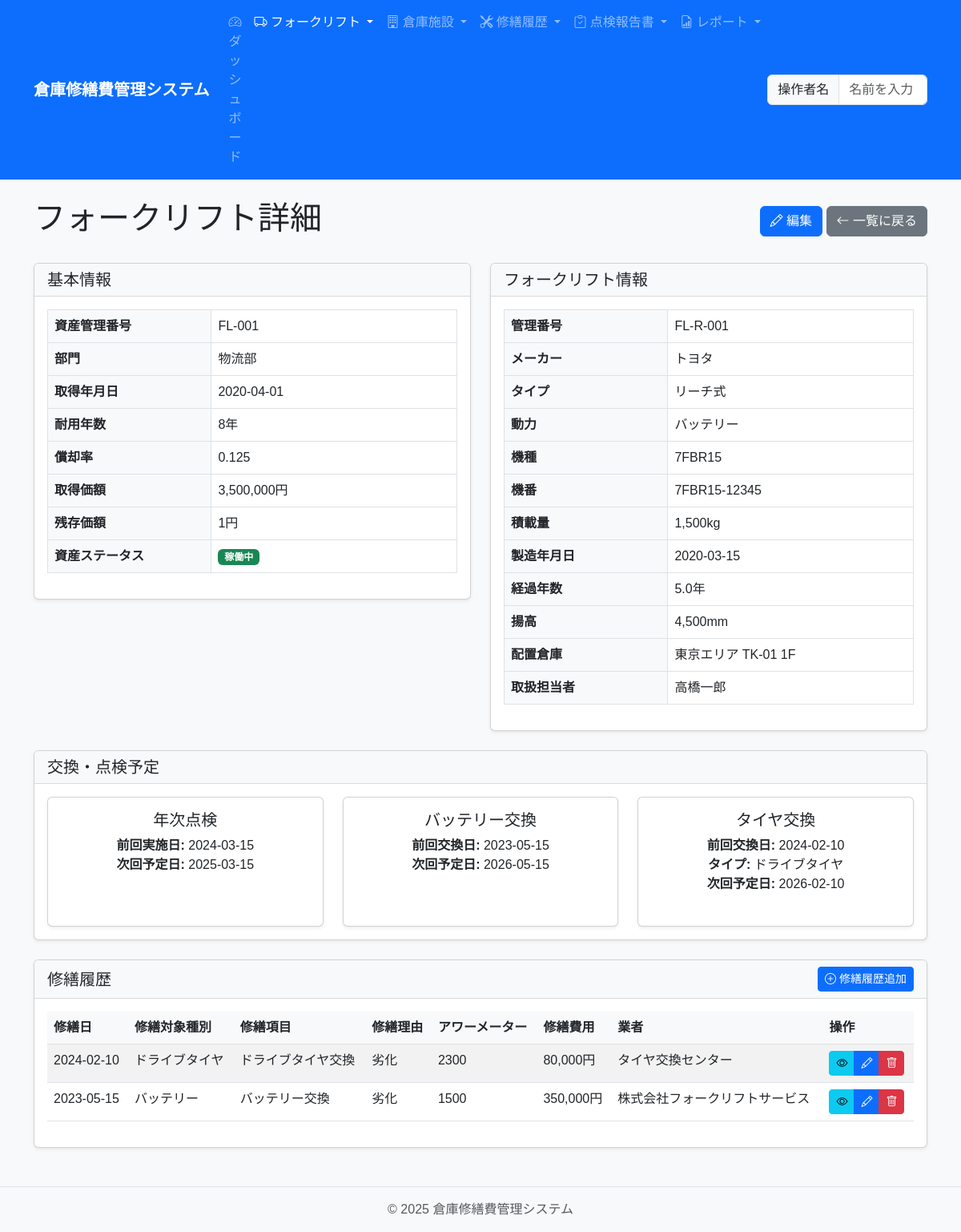
/forklift/1, run on the app's committed database.
### app/models/forklift.py (models this page shows, shortened)
class Forklift(Asset):
    __tablename__ = 'forklifts'
    management_number = db.Column(db.String(50), unique=True, nullable=False, index=True)
    manufacturer = db.Column(db.String(50), nullable=False)
    forklift_type = db.Column(db.String(20), nullable=False)  # reach, counter
    power_source = db.Column(db.String(20), nullable=False)  # battery, diesel, gasoline, lpg
    model = db.Column(db.String(50), nullable=False)
    serial_number = db.Column(db.String(50), nullable=False)
    load_capacity = db.Column(db.Integer, nullable=False)  # kg
    manufacture_date = db.Column(db.Date, nullable=False)
    lift_height = db.Column(db.Integer, nullable=False)  # mm
    warehouse_group = db.Column(db.String(50), nullable=False)
    warehouse_number = db.Column(db.String(50), nullable=False)
    floor = db.Column(db.String(10), nullable=False)
    operator = db.Column(db.String(50))
    updated_by = db.Column(db.String(100))
    repairs = db.relationship('ForkliftRepair', back_populates='forklift', cascade='all, delete-orphan')
    @hybrid_property
    def elapsed_years(self):
        if not self.manufacture_date:
            return None
        current_date = Config.CURRENT_DATE
        delta = current_date - datetime.combine(self.manufacture_date, datetime.min.time())
        return delta.days / 365.25
    @property
    def type_name(self):
        return Config.FORKLIFT_TYPE_NAMES.get(self.forklift_type, self.forklift_type)
    @property
    def power_source_name(self):
        return Config.POWER_SOURCE_NAMES.get(self.power_source, self.power_source)

class ForkliftPrediction(db.Model):
    __tablename__ = 'forklift_predictions'
    id = db.Column(db.Integer, primary_key=True)
    forklift_id = db.Column(db.Integer, db.ForeignKey('forklifts.id'), nullable=False)
    annual_inspection_date = db.Column(db.Date)
    next_annual_inspection_date = db.Column(db.Date)
    battery_replacement_date = db.Column(db.Date)
    next_battery_replacement_date = db.Column(db.Date)
    tire_replacement_date = db.Column(db.Date)
    tire_type = db.Column(db.String(50))  # summer, winter, drive, caster
    next_tire_replacement_date = db.Column(db.Date)
    created_at = db.Column(db.DateTime, default=datetime.utcnow)
    updated_at = db.Column(db.DateTime, default=datetime.utcnow, onupdate=datetime.utcnow)
    updated_by = db.Column(db.String(100))
    annual_inspection_status = db.Column(db.String(20))  # passed, failed, pending
    annual_inspection_notes = db.Column(db.Text)
    forklift = db.relationship('Forklift')

class ForkliftRepair(db.Model):
    __tablename__ = 'forklift_repairs'
    id = db.Column(db.Integer, primary_key=True)
    repair_date = db.Column(db.Date, nullable=False, index=True)
    forklift_id = db.Column(db.Integer, db.ForeignKey('forklifts.id'), nullable=False)
    target_management_number = db.Column(db.String(50), nullable=False)
    contractor = db.Column(db.String(100), nullable=False)
    repair_target_type = db.Column(db.String(50), nullable=False)
    repair_item = db.Column(db.String(200), nullable=False)
    repair_cost = db.Column(db.Integer, nullable=False)
    repair_reason = db.Column(db.String(50), nullable=False)
    hour_meter = db.Column(db.Integer)  # 修繕時のアワーメーター値
    photo_path = db.Column(db.String(255))
    quotation_path = db.Column(db.String(255))
    approval_document_path = db.Column(db.String(255))
    completion_report_path = db.Column(db.String(255))
    notes = db.Column(db.Text)
    operator = db.Column(db.String(100), nullable=False)
    version = db.Column(db.Integer, nullable=False, default=1)
    created_at = db.Column(db.DateTime, default=datetime.utcnow)
    updated_at = db.Column(db.DateTime, default=datetime.utcnow, onupdate=datetime.utcnow)
    updated_by = db.Column(db.String(100))
    forklift = db.relationship('Forklift', back_populates='repairs')
    @property
    def repair_target_type_name(self):
        return Config.REPAIR_TARGET_TYPE_NAMES.get(self.repair_target_type, self.repair_target_type)
    @property
    def repair_reason_name(self):
        return Config.REPAIR_REASON_NAMES.get(self.repair_reason, self.repair_reason)

### app/routes/forklift.py (the view)
@forklift_bp.route('/<int:id>')
def view(id):
    forklift = Forklift.query.get_or_404(id)
    repairs = ForkliftRepair.query.filter_by(forklift_id=id).order_by(ForkliftRepair.repair_date.desc()).all()
    prediction = ForkliftPrediction.query.filter_by(forklift_id=id).first()
    return render_template('forklift/view.html',
                          forklift=forklift,
                          repairs=repairs,
                          prediction=prediction)

### app/models/asset.py (called while the page is built)
    @property
    def status_name(self):
        return Config.ASSET_STATUS_NAMES.get(self.asset_status, self.asset_status)

### app/templates/forklift/view.html (shortened to what this page needs)
{% extends "base.html" %}
{% block content %}
<div class="d-flex justify-content-between align-items-center mb-4">
    <h1>フォークリフト詳細</h1>
    <div>
        <a href="{{ url_for('forklift.edit', id=forklift.id) }}" class="btn btn-primary">
            <i class="bi bi-pencil"></i> 編集
        </a>
        <a href="{{ url_for('forklift.index') }}" class="btn btn-secondary">
            <i class="bi bi-arrow-left"></i> 一覧に戻る
        </a>
    </div>
</div>
<div class="row">
    <div class="col-md-6">
        <div class="card mb-4">
            <div class="card-header">
                <h5 class="card-title mb-0">基本情報</h5>
            </div>
            <div class="card-body">
                <table class="table table-bordered">
                    <tr>
                        <th style="width: 40%">資産管理番号</th>
                        <td>{{ forklift.asset_management_number }}</td>
                    </tr>
                    <tr>
                        <th>部門</th>
                        <td>{{ forklift.department }}</td>
                    </tr>
                    <tr>
                        <th>取得年月日</th>
                        <td>{{ forklift.acquisition_date.strftime('%Y-%m-%d') }}</td>
                    </tr>
                    <tr>
                        <th>耐用年数</th>
                        <td>{{ forklift.useful_life }}年</td>
                    </tr>
                    <tr>
                        <th>償却率</th>
                        <td>{{ forklift.depreciation_rate }}</td>
                    </tr>
                    <tr>
                        <th>取得価額</th>
                        <td>{{ "{:,}".format(forklift.acquisition_cost) }}円</td>
                    </tr>
                    <tr>
                        <th>残存価額</th>
                        <td>{{ "{:,}".format(forklift.residual_value) }}円</td>
                    </tr>
                    <tr>
                        <th>資産ステータス</th>
                        <td>
                            <span class="badge {% if forklift.asset_status == 'active' %}bg-success{% elif forklift.asset_status == 'under_repair' %}bg-warning{% else %}bg-secondary{% endif %}">
                                {{ forklift.status_name }}
                            </span>
                        </td>
                    </tr>
                </table>
            </div>
        </div>
    </div>
    <div class="col-md-6">
        <div class="card mb-4">
            <div class="card-header">
                <h5 class="card-title mb-0">フォークリフト情報</h5>
            </div>
            <div class="card-body">
                <table class="table table-bordered">
                    <tr>
                        <th style="width: 40%">管理番号</th>
                        <td>{{ forklift.management_number }}</td>
                    </tr>
                    <tr>
                        <th>メーカー</th>
                        <td>{{ forklift.manufacturer }}</td>
                    </tr>
                    <tr>
                        <th>タイプ</th>
                        <td>{{ forklift.type_name }}</td>
                    </tr>
                    <tr>
                        <th>動力</th>
                        <td>{{ forklift.power_source_name }}</td>
                    </tr>
                    <tr>
                        <th>機種</th>
                        <td>{{ forklift.model }}</td>
                    </tr>
                    <tr>
                        <th>機番</th>
                        <td>{{ forklift.serial_number }}</td>
                    </tr>
                    <tr>
                        <th>積載量</th>
                        <td>{{ "{:,}".format(forklift.load_capacity) }}kg</td>
                    </tr>
                    <tr>
                        <th>製造年月日</th>
                        <td>{{ forklift.manufacture_date.strftime('%Y-%m-%d') }}</td>
                    </tr>
                    <tr>
                        <th>経過年数</th>
                        <td>{{ "%.1f"|format(forklift.elapsed_years) }}年</td>
                    </tr>
                    <tr>
                        <th>揚高</th>
                        <td>{{ "{:,}".format(forklift.lift_height) }}mm</td>
                    </tr>
                    <tr>
                        <th>配置倉庫</th>
                        <td>{{ forklift.warehouse_group }} {{ forklift.warehouse_number }} {{ forklift.floor }}</td>
                    </tr>
                    <tr>
                        <th>取扱担当者</th>
                        <td>{{ forklift.operator or '-' }}</td>
                    </tr>
                </table>
            </div>
        </div>
    </div>
</div>
{% if prediction %}
<div class="card mb-4">
    <div class="card-header">
        <h5 class="card-title mb-0">交換・点検予定</h5>
    </div>
    <div class="card-body">
        <div class="row">
            <div class="col-md-4">
                <div class="card h-100">
                    <div class="card-body text-center">
                        <h5 class="card-title">年次点検</h5>
                        <p class="card-text">
                            {% if prediction.annual_inspection_date %}
                            <strong>前回実施日:</strong> {{ prediction.annual_inspection_date.strftime('%Y-%m-%d') }}<br>
                            {% endif %}
                            {% if prediction.next_annual_inspection_date %}
                            <strong>次回予定日:</strong> {{ prediction.next_annual_inspection_date.strftime('%Y-%m-%d') }}
                            {% else %}
                            <span class="text-muted">予定なし</span>
                            {% endif %}
                        </p>
                    </div>
                </div>
            </div>
            <div class="col-md-4">
                <div class="card h-100">
                    <div class="card-body text-center">
                        <h5 class="card-title">バッテリー交換</h5>
                        <p class="card-text">
                            {% if prediction.battery_replacement_date %}
                            <strong>前回交換日:</strong> {{ prediction.battery_replacement_date.strftime('%Y-%m-%d') }}<br>
                            {% endif %}
                            {% if prediction.next_battery_replacement_date %}
                            <strong>次回予定日:</strong> {{ prediction.next_battery_replacement_date.strftime('%Y-%m-%d') }}
                            {% else %}
                            <span class="text-muted">予定なし</span>
                            {% endif %}
                        </p>
                    </div>
                </div>
            </div>
            <div class="col-md-4">
                <div class="card h-100">
                    <div class="card-body text-center">
                        <h5 class="card-title">タイヤ交換</h5>
                        <p class="card-text">
                            {% if prediction.tire_replacement_date %}
                            <strong>前回交換日:</strong> {{ prediction.tire_replacement_date.strftime('%Y-%m-%d') }}<br>
                            <strong>タイプ:</strong> {{ "ドライブタイヤ" if prediction.tire_type == "drive" else "キャスタータイヤ" }}<br>
                            {% endif %}
                            {% if prediction.next_tire_replacement_date %}
                            <strong>次回予定日:</strong> {{ prediction.next_tire_replacement_date.strftime('%Y-%m-%d') }}
                            {% else %}
                            <span class="text-muted">予定なし</span>
                            {% endif %}
                        </p>
                    </div>
                </div>
            </div>
        </div>
    </div>
</div>
{% endif %}
<div class="card mb-4">
    <div class="card-header d-flex justify-content-between align-items-center">
        <h5 class="card-title mb-0">修繕履歴</h5>
        <a href="{{ url_for('forklift.add_repair', id=forklift.id) }}" class="btn btn-sm btn-primary">
            <i class="bi bi-plus-circle"></i> 修繕履歴追加
        </a>
    </div>
    <div class="card-body">
        {% if repairs %}
        <div class="table-responsive">
            <table class="table table-striped table-hover">
                <thead>
                    <tr>
                        <th>修繕日</th>
                        <th>修繕対象種別</th>
                        <th>修繕項目</th>
                        <th>修繕理由</th>
                        <th>アワーメーター</th>
                        <th>修繕費用</th>
                        <th>業者</th>
                        <th>操作</th>
                    </tr>
                </thead>
                <tbody>
                    {% for repair in repairs %}
                    <tr>
                        <td>{{ repair.repair_date.strftime('%Y-%m-%d') }}</td>
                        <td>{{ repair.repair_target_type_name }}</td>
                        <td>{{ repair.repair_item }}</td>
                        <td>{{ repair.repair_reason_name }}</td>
                        <td>{{ repair.hour_meter or '-' }}</td>
                        <td>{{ "{:,}".format(repair.repair_cost) }}円</td>
                        <td>{{ repair.contractor }}</td>
                        <td>
                            <div class="btn-group btn-group-sm">
                                <a href="{{ url_for('repair.view_forklift_repair', id=repair.id) }}" class="btn btn-info">
                                    <i class="bi bi-eye"></i>
                                </a>
                                <a href="{{ url_for('repair.edit_forklift_repair', id=repair.id) }}" class="btn btn-primary">
                                    <i class="bi bi-pencil"></i>
                                </a>
                                <button type="button" class="btn btn-danger" data-bs-toggle="modal" data-bs-target="#deleteRepairModal{{ repair.id }}">
                                    <i class="bi bi-trash"></i>
                                </button>
                            </div>
                        </td>
                    </tr>
                    {% endfor %}
                </tbody>
            </table>
        </div>
        {% else %}
        <p class="text-center my-3">修繕履歴はありません。</p>
        {% endif %}
    </div>
</div>
{% endblock %}

### app/static/css/style.css (style rules this page uses)
body { font-family: "MS Gothic", "Yu Gothic", sans-serif; background-color: #f8f9fa; }
.card { box-shadow: 0 0.125rem 0.25rem rgba(0, 0, 0, 0.075); margin-bottom: 1.5rem; }
.card-header { background-color: #f8f9fa; border-bottom: 1px solid rgba(0, 0, 0, 0.125); }
.table th { background-color: #f8f9fa; }

### data on the page
Forklift: asset_management_number "FL-001", department "物流部", acquisition_date "2020-04-01", useful_life "8", depreciation_rate "0.125", acquisition_cost "3,500,000", residual_value "1", status_name "稼働中", management_number "FL-R-001", manufacturer "トヨタ", type_name "リーチ式", power_source_name "バッテリー", model "7FBR15", serial_number "7FBR15-12345", load_capacity "1,500", manufacture_date "2020-03-15", elapsed_years "5.0", lift_height "4,500", warehouse_group "東京エリア", warehouse_number "TK-01", floor "1F", operator "高橋一郎"
ForkliftPrediction: annual_inspection_date "2024-03-15", next_annual_inspection_date "2025-03-15", battery_replacement_date "2023-05-15", next_battery_replacement_date "2026-05-15", tire_replacement_date "2024-02-10", tire_type "ドライブタイヤ", next_tire_replacement_date "2026-02-10"
ForkliftRepair: repair_date "2024-02-10", repair_target_type_name "ドライブタイヤ", repair_item "ドライブタイヤ交換", repair_reason_name "劣化", hour_meter "2300", repair_cost "80,000", contractor "タイヤ交換センター"
ForkliftRepair: repair_date "2023-05-15", repair_target_type_name "バッテリー", repair_item "バッテリー交換", repair_reason_name "劣化", hour_meter "1500", repair_cost "350,000", contractor "株式会社フォークリフトサービス"
